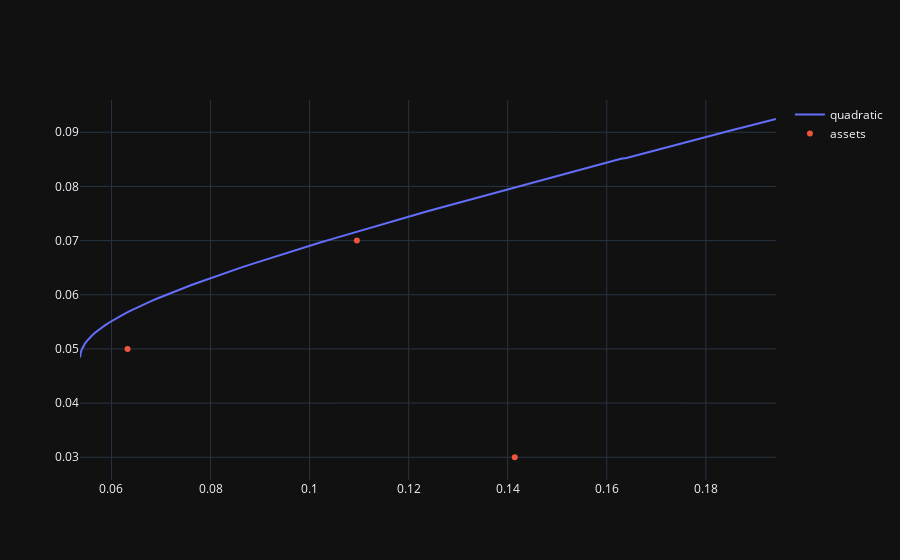

Notebook code cell kept with this figure:
### Code cell
fig = go.Figure()
fig.add_trace(go.Scatter(x=stds,y=rets,mode='lines',name='quadratic'))
fig.add_trace(go.Scatter(x=np.sqrt(COV.diagonal()),y=MU,mode="markers",name='assets'))
fig.
fig.show()
